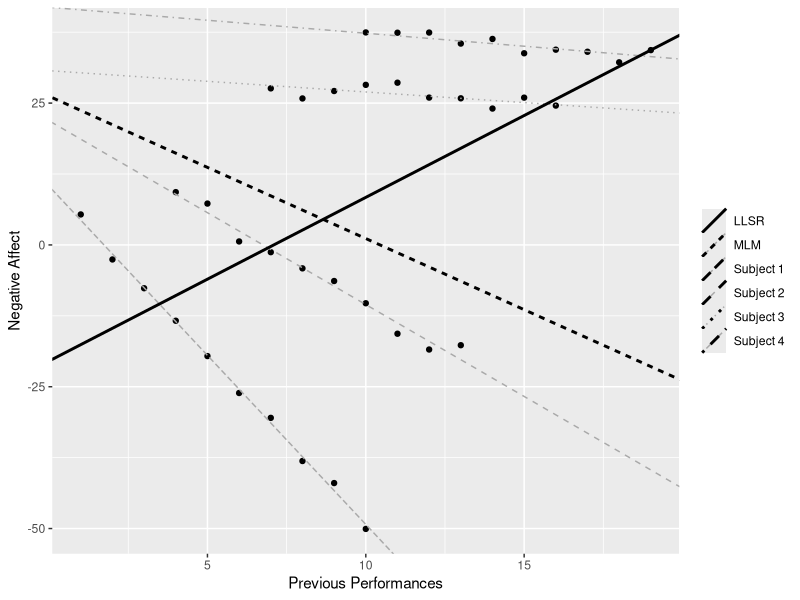

Write the R code that produced this figure.
## ---- chunk 1
#| include = FALSE

knitr::opts_chunk$set(warning = F, message = F)
## ---- chunk 2
library(tidyverse)
library(lme4)

set.seed(42)
subject = c(rep(1,10),rep(2,10),rep(3,10),rep(4,10))
lambda0 = c(rep(10,10),rep(20,10),rep(30,10),rep(40,10))
lambda1 = c(
  rep(-6, times = 10), rep(-3, times = 10), rep(-0.3, times = 20)
  )
previj = c(1:10,4:13,7:16,10:19)
eij = rnorm(40,0,1)
yij = lambda0 + lambda1*previj + eij
simdata = data.frame(subject=subject,lambda0=lambda0,
  lambda1=lambda1,previj=previj,eij=eij,yij=yij)

olsreg.sim = lm(yij~previj)
mlm.sim = lmer(yij ~ previj + (previj|subject), data=simdata)
ints.sim = fixef(mlm.sim)[1] + ranef(mlm.sim)[[1]][1]
slopes.sim = fixef(mlm.sim)[2] + ranef(mlm.sim)[[1]][2]
subj.sim = c("Subject 1", "Subject 2", 
             "Subject 3", "Subject 4")
sim1.plot = data.frame(id=subj.sim,
  ints.sim=ints.sim[[1]],slopes.sim=slopes.sim)
sim1.plot2 = data.frame(model=c("MLM","LLSR"),
  int2=c(fixef(mlm.sim)[1],
  summary(olsreg.sim)$coefficients[1,1]),
  slp2=c(fixef(mlm.sim)[2],
  summary(olsreg.sim)$coefficients[2,1]))

ggplot() +  
  geom_point(data=simdata, aes(x=previj,y=yij)) + 
  geom_abline(data=sim1.plot, aes(intercept=ints.sim,
    slope=previj, linetype=id, group=id), 
    color="dark gray", show.legend=TRUE) +
  geom_abline(data=sim1.plot2, aes(intercept=int2, slope=slp2, 
    linetype=model, group=model), size=1, show.legend=TRUE) +
  theme(legend.title = element_blank()) +
  scale_x_continuous(name="Previous Performances") +
  scale_y_continuous(name="Negative Affect")
